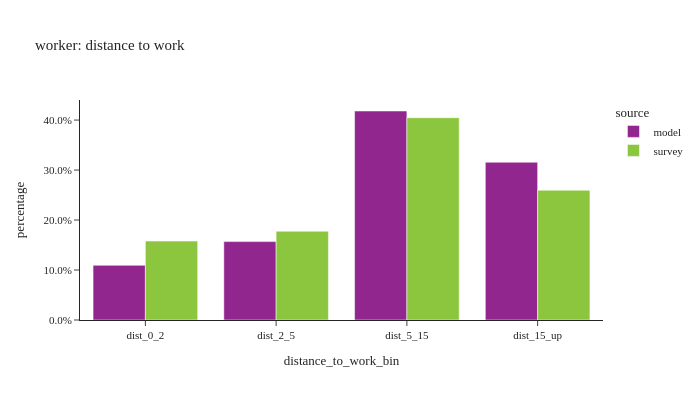
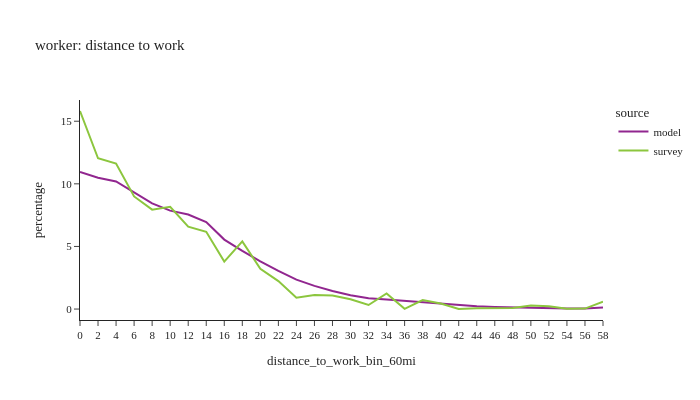

The notebook cell these images were saved under, in order:
### Code cell
# plot1
util.plot_share_barchart(per_data, 'person_weight', 'distance_to_work_bin', title="worker: distance to work")

# plot2
df_plot = per_data.groupby(['source','distance_to_work_bin_60mi'], observed=True)['person_weight'].sum().reset_index()
df_plot['percentage'] = df_plot.groupby(['source'], group_keys=False)['person_weight'].\
            apply(lambda x: 100 * x / float(x.sum()))
# df_plot
#
fig2 = px.line(df_plot, x='distance_to_work_bin_60mi', y="percentage", color="source",
                title="worker: distance to work")
fig2.for_each_annotation(lambda a: a.update(text = a.text.split("=")[-1]))
fig2.update_layout(height=400, width=700, font=dict(size=11))
fig2.show()

### Figure 1 — Plotly figure (JSON) as saved in the notebook; plotly's stock layout.template omitted (floating-point values rounded to 4 significant figures)
{"data": [{"alignmentgroup": "True", "customdata": [[217300.0], [311400.0], [830400.0], [626800.0]], "hovertemplate": "source=model<br>distance_to_work_bin=%{x}<br>percentage=%{y}<br>weighted_sum=%{customdata[0]}<extra></extra>", "legendgroup": "model", "marker": {"color": "#91268F", "pattern": {"shape": ""}}, "name": "model", "offsetgroup": "model", "orientation": "v", "showlegend": true, "textposition": "auto", "type": "bar", "x": ["dist_0_2", "dist_2_5", "dist_5_15", "dist_15_up"], "xaxis": "x", "y": [0.1094, 0.1568, 0.4182, 0.3156], "yaxis": "y"}, {"alignmentgroup": "True", "customdata": [[285100.0], [320500.0], [730500.0], [468800.0]], "hovertemplate": "source=survey<br>distance_to_work_bin=%{x}<br>percentage=%{y}<br>weighted_sum=%{customdata[0]}<extra></extra>", "legendgroup": "survey", "marker": {"color": "#8CC63E", "pattern": {"shape": ""}}, "name": "survey", "offsetgroup": "survey", "orientation": "v", "showlegend": true, "textposition": "auto", "type": "bar", "x": ["dist_0_2", "dist_2_5", "dist_5_15", "dist_15_up"], "xaxis": "x", "y": [0.158, 0.1776, 0.4047, 0.2597], "yaxis": "y"}], "layout": {"barmode": "group", "height": 400, "legend": {"title": {"text": "source"}, "tracegroupgap": 0}, "title": {"text": "worker: distance to work"}, "width": 700, "xaxis": {"anchor": "y", "domain": [0, 1], "title": {"text": "distance_to_work_bin"}}, "yaxis": {"anchor": "x", "domain": [0, 1], "tickformat": ".1%", "title": {"text": "percentage"}}}}

### Figure 2 — Plotly figure (JSON) as saved in the notebook; plotly's stock layout.template omitted (floating-point values rounded to 4 significant figures)
{"data": [{"hovertemplate": "source=model<br>distance_to_work_bin_60mi=%{x}<br>percentage=%{y}<extra></extra>", "legendgroup": "model", "line": {"color": "#91268F", "dash": "solid"}, "marker": {"symbol": "circle"}, "mode": "lines", "name": "model", "orientation": "v", "showlegend": true, "type": "scatter", "x": ["0", "2", "4", "6", "8", "10", "12", "14", "16", "18", "20", "22", "24", "26", "28", "30", "32", "34", "36", "38", "40", "42", "44", "46", "48", "50", "52", "54", "56", "58"], "xaxis": "x", "y": [10.94, 10.49, 10.19, 9.344, 8.439, 7.86, 7.555, 6.942, 5.547, 4.651, 3.814, 3.051, 2.347, 1.852, 1.444, 1.105, 0.865, 0.7605, 0.6565, 0.5428, 0.4189, 0.3041, 0.2197, 0.1635, 0.1233, 0.08585, 0.07664, 0.05091, 0.04144, 0.123], "yaxis": "y"}, {"hovertemplate": "source=survey<br>distance_to_work_bin_60mi=%{x}<br>percentage=%{y}<extra></extra>", "legendgroup": "survey", "line": {"color": "#8CC63E", "dash": "solid"}, "marker": {"symbol": "circle"}, "mode": "lines", "name": "survey", "orientation": "v", "showlegend": true, "type": "scatter", "x": ["0", "2", "4", "6", "8", "10", "12", "14", "16", "18", "20", "22", "24", "26", "28", "30", "32", "34", "36", "38", "40", "42", "44", "46", "48", "50", "52", "54", "56", "58"], "xaxis": "x", "y": [15.82, 12.04, 11.61, 8.994, 7.937, 8.171, 6.574, 6.166, 3.787, 5.405, 3.215, 2.237, 0.9039, 1.124, 1.077, 0.7846, 0.3229, 1.243, 0.02088, 0.716, 0.4383, 0.004462, 0.06698, 0.08455, 0.09411, 0.2838, 0.2177, 0.03181, 0.03972, 0.588], "yaxis": "y"}], "layout": {"font": {"size": 11}, "height": 400, "legend": {"title": {"text": "source"}, "tracegroupgap": 0}, "title": {"text": "worker: distance to work"}, "width": 700, "xaxis": {"anchor": "y", "domain": [0, 1], "title": {"text": "distance_to_work_bin_60mi"}}, "yaxis": {"anchor": "x", "domain": [0, 1], "title": {"text": "percentage"}}}}
